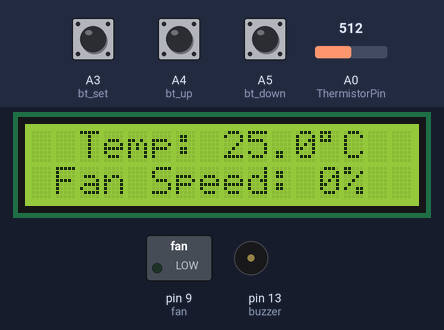
The sketch below on a simulated Arduino Uno, built with avr-gcc and run on an emulated ATmega328P. Shown: 16×2 character LCD, switched loads named in the sketch (green lamp = pin HIGH), buzzer (waves = sounding, pin HIGH). The inputs (shaded band) are chosen by the test bench; at power-on: A3 (bt_set) HIGH, A0 (ThermistorPin) = 512, A5 (bt_down) HIGH, A4 (bt_up) HIGH. EEPROM starts erased.

Above: at 3.3 s.
3.4 s: A3 (bt_set) pulled LOW for 0.15 s
At 3.88 s:
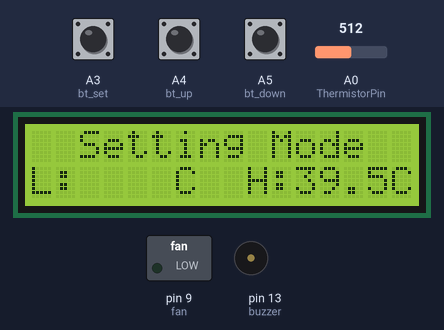
4.1 s: A0 (ThermistorPin) set to 564
5.6 s: A0 (ThermistorPin) set to 572
At 5.77 s:
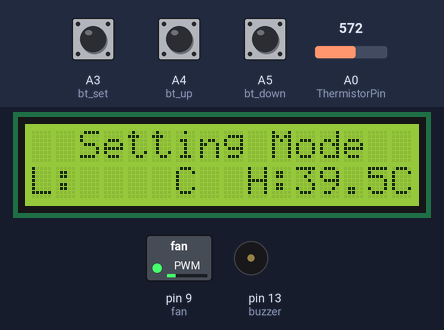
7.5 s: A5 (bt_down) pulled LOW for 1 s
At 8.38 s:
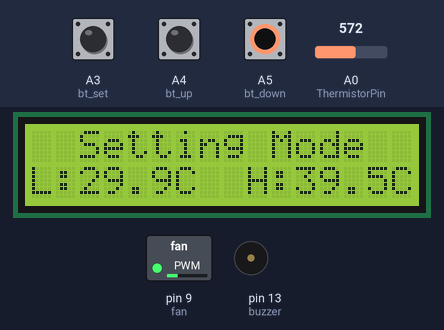
9.1 s: A3 (bt_set) pulled LOW for 1 s
At 9.26 s:
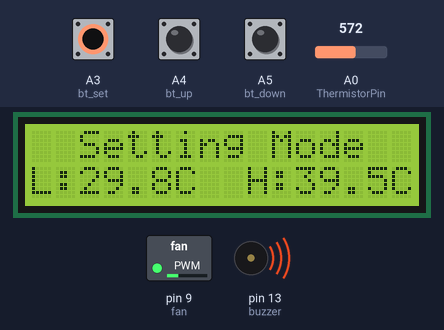
10.7 s: A3 (bt_set) pulled LOW for 0.15 s
At 12.3 s:
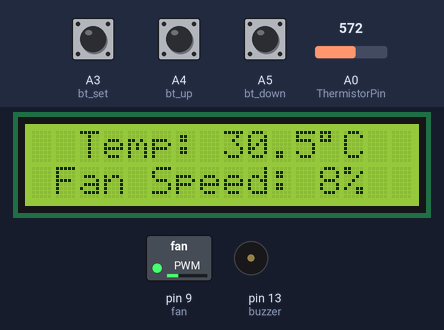
Timing chart, 0 to 13.4 s (numbered marks = the images above; inputs shaded):
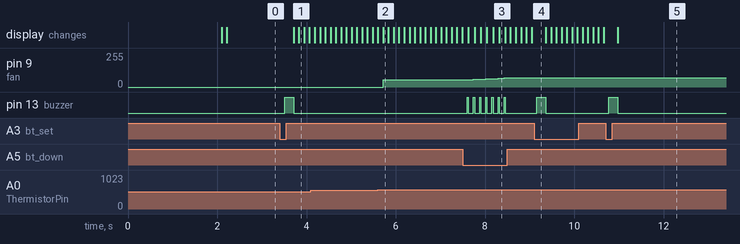

Measured:
- the behaviour switches between 571 and 572 on A0 (ThermistorPin) (found by bisection; images 1 and 2)
- after the input at 3.4 s, pin 13 (buzzer): LOW → HIGH after 0.11 s, → LOW 0.21 s later; the display: first changes after 0.32 s (image 1 shows a later state)
- after the input at 5.6 s, pin 9 (fan): 0/255 → 55/255 after 0.12 s
- after the input at 7.5 s, pin 9 (fan): moves from 55/255 to 71/255 over 0.83 s, starting after 0.24 s; pin 13 (buzzer): alternates HIGH for 0.03 s and LOW for 0.11 s, 14 changes in all, then stays LOW, starting after 0.10 s; the display: first differs from a run without the input after 0.27 s (image 3 shows a later state)
- after the input at 9.1 s, pin 13 (buzzer): LOW → HIGH after 0.06 s, → LOW 0.21 s later
- after the input at 10.7 s, pin 13 (buzzer): LOW → HIGH after 0.07 s, → LOW 0.21 s later; the display: changes after 0.28 s (image 5)

The sketch:

Temperature_Control_LCD.ino
```cpp
#include <EEPROM.h>
#include <LiquidCrystal.h>
LiquidCrystal lcd(2, 3, 4, 5, 6, 7);

#define ThermistorPin A0 // for Arduino microcontroller

#define bt_set  A3
#define bt_up   A4
#define bt_down A5

#define fan 9
#define buzzer 13

long ADC_Value;
float R1 = 10000; // value of R1 on board
float logR2, R2, T;

//steinhart-hart coeficients for thermistor
float c1 = 0.001129148, c2 = 0.000234125, c3 = 0.0000000876741;

float setL_temp = 30.5;
float setH_temp = 39.5;
float temp=0;

int duty_cycle;
int Set=0, flag=0, flash=0;

void setup() {// put your setup code here, to run once:

pinMode(ThermistorPin, INPUT);

pinMode(bt_set,  INPUT_PULLUP);
pinMode(bt_up,   INPUT_PULLUP);
pinMode(bt_down, INPUT_PULLUP);

pinMode(fan, OUTPUT);
pinMode(buzzer, OUTPUT);

lcd.begin(16, 2); // Configura lcd numero columnas y filas
lcd.clear();
lcd.setCursor (0,0);
lcd.print("   Welcome To   ");
lcd.setCursor (0,1);
lcd.print("  Temp Control  ");

if(EEPROM.read(0)==0){}
else{
EEPROM.put(10, setL_temp);
EEPROM.put(15, setH_temp);
EEPROM.write(0, 0);
}
EEPROM.get(10, setL_temp);
EEPROM.get(15, setH_temp);

delay(2000); //wait 1000 mS for next measure
lcd.clear();
}

void loop(){

ADC_Value=0;
for(int i=0; i<100; i++) {
ADC_Value = ADC_Value+analogRead(ThermistorPin);
delay(1);
}

ADC_Value=ADC_Value/100;
R2 = R1 * (1023.0 / (float)ADC_Value - 1.0); //calculate resistance on thermistor
logR2 = log(R2);
temp = (1.0 / (c1 + c2*logR2 + c3*logR2*logR2*logR2)); // temperature in Kelvin
temp = temp - 273.15; //convert Kelvin to Celcius

int value1 = temp*10;
int value2 = setL_temp*10;
int value3 = setH_temp*10;

duty_cycle = map(value1, value2, value3, 0, 100);
if(duty_cycle>100)duty_cycle=100;
if(duty_cycle<0)duty_cycle=0;

if(temp<setL_temp){digitalWrite(fan, 0);}
              else{analogWrite(fan, (duty_cycle*2)+55); }

if(temp>setH_temp){digitalWrite(buzzer, HIGH);  delay(100);}

if(digitalRead(bt_set)==0){
digitalWrite(buzzer, HIGH);
 if(flag==0){ flag=1;
  Set=Set+1;
  if(Set>2){Set=0; flash=0;}
delay(200);
 }
}else{flag=0;}

if(digitalRead(bt_up)==0){
digitalWrite(buzzer, HIGH);
if(Set==1){setL_temp = setL_temp+.1;EEPROM.put(10, setL_temp);}
if(Set==2){setH_temp = setH_temp+.1;EEPROM.put(15, setH_temp);}
delay(10);
}

if(digitalRead(bt_down)==0){
digitalWrite(buzzer, HIGH);
if(Set==1){setL_temp = setL_temp-.1;EEPROM.put(10, setL_temp);}
if(Set==2){setH_temp = setH_temp-.1;EEPROM.put(15, setH_temp);}
delay(10);
}

if(Set==0){

lcd.setCursor(0,0);
lcd.print("  Temp: ");
lcd.print(temp,1);
lcd.write(223);
lcd.print("C   ");

lcd.setCursor(0,1);
lcd.print(" Fan Speed:");
if(duty_cycle<100)lcd.print(" ");
lcd.print(duty_cycle);
lcd.print("%   ");

}else{
lcd.setCursor(0,0);
lcd.print("  Setting Mode  ");

lcd.setCursor(0,1);
lcd.print("L:");
if(Set==1 && flash==1){lcd.print("    ");}
else{lcd.print(setL_temp,1);}
lcd.print("C  ");

lcd.setCursor(9,1);
lcd.print("H:");
if(Set==2 && flash==1){lcd.print("    ");}
else{lcd.print(setH_temp,1);}
lcd.print("C  ");
}

if(Set>0){flash=!flash;}
delay(1); //wait 1 mS for next measure
digitalWrite(buzzer, LOW);
}
```
